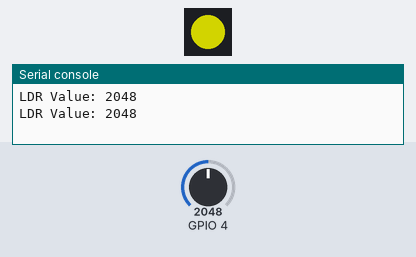
Bench run of a program on a simulated ESP32 board running MicroPython. On the bench: 1 RGB LEDs in strip order, left to right, the last lines printed to the serial console. The test bench sets the inputs (shaded band); at power-on: GPIO 4 = 2048 (analog values on the 0–4095 scale). Dim RGB values are drawn brighter than linear.

Above: at 1.2 s.
1.3 s: GPIO 4 set to 2710
At 2.6 s:
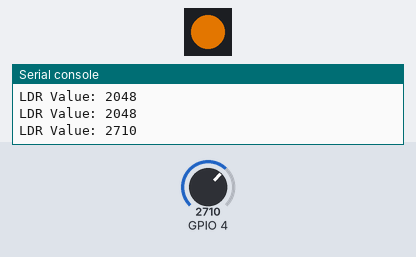
3.5 s: GPIO 4 set to 2812
At 5.2 s:
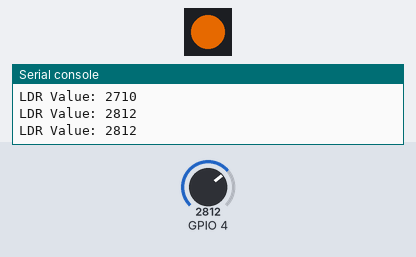
5.5 s: GPIO 4 set to 1228
At 6.9 s:
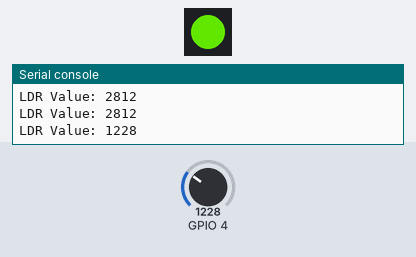
7.5 s: GPIO 4 set to 1317
At 8.5 s:
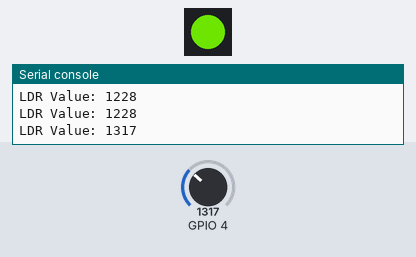
9.5 s: GPIO 4 set to 1434
At 11.2 s:
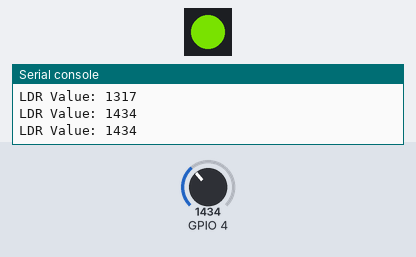
Timing chart, 0 to 12.5 s (numbered marks = the images above; inputs shaded):
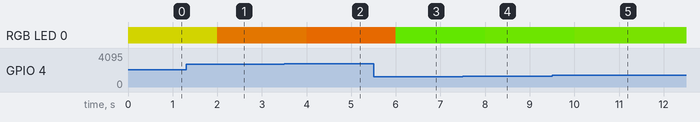

The program:

main.py
```python
import machine
import neopixel
import time

# Define the LDR module and NeoPixel LED pins
LDR_PIN = machine.ADC(machine.Pin(4))
np = neopixel.NeoPixel(machine.Pin(48), 1)  # 1 NeoPixel LED connected to GPIO pin 13

while True:
    # Read the LDR value
    ldr_value = LDR_PIN.read()

    # Map the LDR value to an RGB color
    r = int((ldr_value / 4095) * 255)
    g = 255 - r
    b = 0

    # Set the NeoPixel LED color
    np[0] = (r, g, b)
    np.write()

    # Print the LDR value to the console
    print("LDR Value:", ldr_value)

    # Sleep for a short time to avoid rapid value changes
    time.sleep(1)
```

Measured:
- after the input at 1.3 s, RGB LED 0: RGB(127, 128, 0) → RGB(168, 87, 0) after 0.70 s
- after the input at 3.5 s, RGB LED 0: RGB(168, 87, 0) → RGB(175, 80, 0) after 0.50 s
- after the input at 5.5 s, RGB LED 0: RGB(175, 80, 0) → RGB(76, 179, 0) after 0.50 s
- after the input at 7.5 s, RGB LED 0: RGB(76, 179, 0) → RGB(82, 173, 0) after 0.50 s
- after the input at 9.5 s, RGB LED 0: RGB(82, 173, 0) → RGB(89, 166, 0) after 0.50 s
